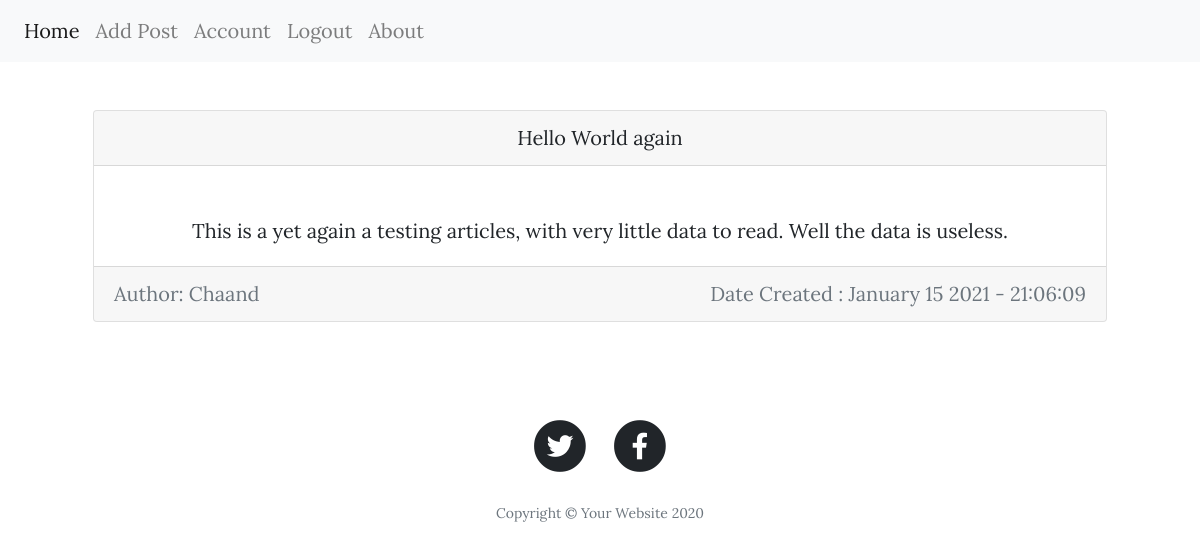
/post/4 (signed in), run on the app's committed database.
### studyeasy/models.py (models this page shows, shortened)
class Post(db.Model):
    id = db.Column(db.Integer, primary_key=True)
    title = db.Column(db.String(120), nullable=False)
    content = db.Column(db.Text, nullable=False)
    date = db.Column(db.DateTime, nullable=False, default=datetime.utcnow)
    user_id = db.Column(db.Integer, db.ForeignKey('user.id') ,nullable=False)

class User(db.Model, UserMixin):
    id = db.Column(db.Integer, primary_key=True)
    name = db.Column(db.String(80), nullable=False)
    age = db.Column(db.Integer, nullable=False)
    email = db.Column(db.String(120), unique=True, nullable=False)
    password = db.Column(db.String(100), nullable=False)
    profile_pic = db.Column(db.String(50), nullable=False, default='profile.jpeg')
    posts = db.relationship('Post', backref='author', lazy=True)

### studyeasy/routes.py (the view)
@app.route("/post/<int:post_id>")
@login_required
def read_post(post_id):
    post = Post.query.get_or_404(post_id)
    return render_template('show_post.html', title=post.title, post=post)

### studyeasy/models.py (called while the page is built)
@login_manager.user_loader
def load_user(user_id):
    return User.query.get(user_id)

### studyeasy/templates/show_post.html (shortened to what this page needs)
{% extends 'layout.html' %}
{% block contents %}
<div class="card text-center m-5">
    <div class="card-header">
        {{ post.title }}
    </div>
    <div class="card-body">
        {% if post.author == current_user %}
        <p class="card-text">{{ post.content }} </p>
        <a href="{{ url_for('update_post', post_id=post.id) }}" class="btn btn-primary">Update post</a>
        <button type="button" class="btn btn-danger" data-toggle="modal"
            data-target="#deleteModalCenter{{post.id}}">Delete post</button>
        {% else %}
        <p class="card-text">{{ post.content }}</p>
        {% endif %}
    </div>
    <div class="card-footer text-muted">
        <div class="row">
            <div class="col-sm-6 text-left">
                Author: {{ post.author.name }}
            </div>
            <div class="col-sm-6 text-right">
                Date Created : {{ post.date.strftime('%B %d %Y - %H:%M:%S') }}
            </div>
        </div>
    </div>
</div>
{% endblock contents%}

### data on the page
Post: title "Hello World again", content "This is a yet again a testing articles, with very little data to read. Well the data is useless.", date "January 15 2021 - 21:06:09"
User: author.name "Chaand"
